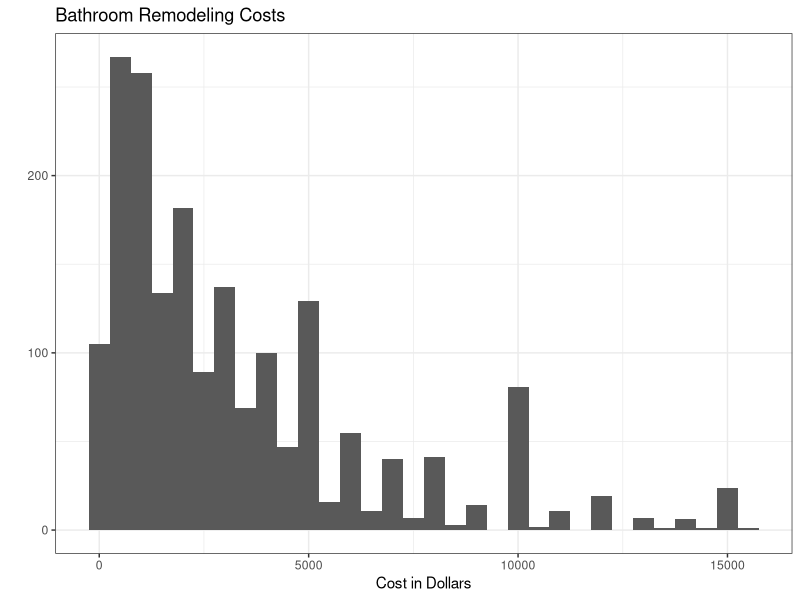

This figure's R source:
library(tidyverse)
library(readxl)

costs <- read_csv("homimp.csv")

bathrooms <- costs %>%
  filter(RAS == "'71'" & RAD < 16000)

ggplot(bathrooms, aes(x = RAD)) +
  geom_histogram(binwidth = 500) +
  theme_bw() +
  labs(title = "Bathroom Remodeling Costs", x = "Cost in Dollars", y = "")
